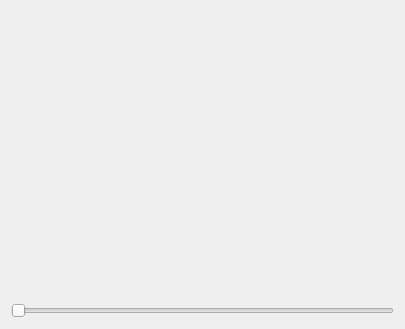
<?xml version="1.0" encoding="UTF-8"?>
<ui version="4.0">
 <class>Demo_SpeedGauge</class>
 <widget class="QDialog" name="Demo_SpeedGauge">
  <property name="geometry">
   <rect>
    <x>0</x>
    <y>0</y>
    <width>405</width>
    <height>329</height>
   </rect>
  </property>
  <property name="windowTitle">
   <string>Dialog</string>
  </property>
  <layout class="QVBoxLayout" name="verticalLayout">
   <item>
    <widget class="SpeedGaugeWidget" name="widget" native="true"/>
   </item>
   <item>
    <widget class="QSlider" name="horizontalSlider">
     <property name="orientation">
      <enum>Qt::Horizontal</enum>
     </property>
    </widget>
   </item>
  </layout>
 </widget>
 <customwidgets>
  <customwidget>
   <class>SpeedGaugeWidget</class>
   <extends>QWidget</extends>
   <header>speedgaugewidget.h</header>
   <container>1</container>
  </customwidget>
 </customwidgets>
 <resources/>
 <connections/>
</ui>
